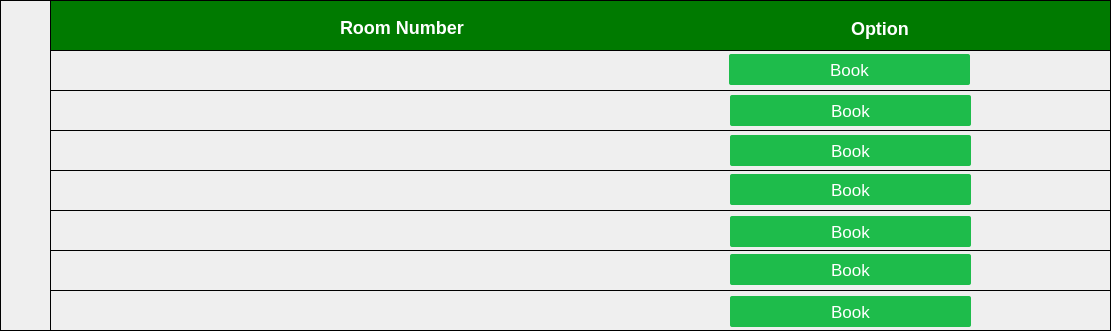
                 <widget class="QFrame" name="myFrame">
                  <property name="geometry">
                   <rect>
                    <x>140</x>
                    <y>420</y>
                    <width>1111</width>
                    <height>331</height>
                   </rect>
                  </property>
                  <property name="styleSheet">
                   <string notr="true">QFrame{
    border: 1px solid black;}


</string>
                  </property>
                  <property name="frameShape">
                   <enum>QFrame::StyledPanel</enum>
                  </property>
                  <property name="frameShadow">
                   <enum>QFrame::Raised</enum>
                  </property>
                  <widget class="QFrame" name="frame_24">
                   <property name="geometry">
                    <rect>
                     <x>50</x>
                     <y>0</y>
                     <width>1061</width>
                     <height>51</height>
                    </rect>
                   </property>
                   <property name="styleSheet">
                    <string notr="true">    background-color: rgb(0, 122, 0);
border:1px solid rgb(148, 297, 167);</string>
                   </property>
                   <property name="frameShape">
                    <enum>QFrame::StyledPanel</enum>
                   </property>
                   <property name="frameShadow">
                    <enum>QFrame::Raised</enum>
                   </property>
                   <widget class="QLabel" name="label_45">
                    <property name="geometry">
                     <rect>
                      <x>290</x>
                      <y>17</y>
                      <width>131</width>
                      <height>21</height>
                     </rect>
                    </property>
                    <property name="styleSheet">
                     <string notr="true">border:none;
color:white;
font-size:18px;
font-weight:bold;</string>
                    </property>
                    <property name="text">
                     <string>Room Number</string>
                    </property>
                   </widget>
                   <widget class="QLabel" name="label_46">
                    <property name="geometry">
                     <rect>
                      <x>801</x>
                      <y>18</y>
                      <width>131</width>
                      <height>21</height>
                     </rect>
                    </property>
                    <property name="styleSheet">
                     <string notr="true">border:none;
color:white;
font-size:18px;
font-weight:bold;</string>
                    </property>
                    <property name="text">
                     <string>Option</string>
                    </property>
                   </widget>
                  </widget>
                  <widget class="QFrame" name="frame_31">
                   <property name="geometry">
                    <rect>
                     <x>50</x>
                     <y>50</y>
                     <width>1061</width>
                     <height>41</height>
                    </rect>
                   </property>
                   <property name="frameShape">
                    <enum>QFrame::StyledPanel</enum>
                   </property>
                   <property name="frameShadow">
                    <enum>QFrame::Raised</enum>
                   </property>
                   <widget class="QLabel" name="book1">
                    <property name="geometry">
                     <rect>
                      <x>240</x>
                      <y>10</y>
                      <width>131</width>
                      <height>21</height>
                     </rect>
                    </property>
                    <property name="styleSheet">
                     <string notr="true">border:none;
color:black;
font-size:18px;
font-weight:bold;</string>
                    </property>
                    <property name="text">
                     <string/>
                    </property>
                   </widget>
                   <widget class="QPushButton" name="book1_pushbutton">
                    <property name="geometry">
                     <rect>
                      <x>679</x>
                      <y>4</y>
                      <width>241</width>
                      <height>31</height>
                     </rect>
                    </property>
                    <property name="styleSheet">
                     <string notr="true">
QPushButton {
background-color: rgb(30, 188, 75);
color:white;
border-radius:2px;
font-size:17px;
        }
QPushButton:hover {

background-color: rgba(30, 188, 75,0.8);
    border: 2px solid rgb(0, 122, 0);
    cursor: pointer;
}</string>
                    </property>
                    <property name="text">
                     <string>Book</string>
                    </property>
                   </widget>
                  </widget>
                  <widget class="QFrame" name="frame_32">
                   <property name="geometry">
                    <rect>
                     <x>50</x>
                     <y>90</y>
                     <width>1061</width>
                     <height>41</height>
                    </rect>
                   </property>
                   <property name="frameShape">
                    <enum>QFrame::StyledPanel</enum>
                   </property>
                   <property name="frameShadow">
                    <enum>QFrame::Raised</enum>
                   </property>
                   <widget class="QLabel" name="book2">
                    <property name="geometry">
                     <rect>
                      <x>240</x>
                      <y>10</y>
                      <width>131</width>
                      <height>21</height>
                     </rect>
                    </property>
                    <property name="styleSheet">
                     <string notr="true">border:none;
color:black;
font-size:18px;
font-weight:bold;</string>
                    </property>
                    <property name="text">
                     <string/>
                    </property>
                   </widget>
                   <widget class="QPushButton" name="book2_pushbutton">
                    <property name="geometry">
                     <rect>
                      <x>680</x>
                      <y>5</y>
                      <width>241</width>
                      <height>31</height>
                     </rect>
                    </property>
                    <property name="styleSheet">
                     <string notr="true">
QPushButton {
background-color: rgb(30, 188, 75);
color:white;
border-radius:2px;
font-size:17px;
        }

QPushButton:hover {


    border: 2px solid rgb(0, 122, 0);
    cursor: pointer;
}</string>
                    </property>
                    <property name="text">
                     <string>Book</string>
                    </property>
                   </widget>
                  </widget>
                  <widget class="QFrame" name="frame_33">
                   <property name="geometry">
                    <rect>
                     <x>50</x>
                     <y>130</y>
                     <width>1061</width>
                     <height>41</height>
                    </rect>
                   </property>
                   <property name="frameShape">
                    <enum>QFrame::StyledPanel</enum>
                   </property>
                   <property name="frameShadow">
                    <enum>QFrame::Raised</enum>
                   </property>
                   <widget class="QLabel" name="book3">
                    <property name="geometry">
                     <rect>
                      <x>240</x>
                      <y>10</y>
                      <width>131</width>
                      <height>21</height>
                     </rect>
                    </property>
                    <property name="styleSheet">
                     <string notr="true">border:none;
color:black;
font-size:18px;
font-weight:bold;</string>
                    </property>
                    <property name="text">
                     <string/>
                    </property>
                   </widget>
                   <widget class="QPushButton" name="book3_pushbutton">
                    <property name="geometry">
                     <rect>
                      <x>680</x>
                      <y>5</y>
                      <width>241</width>
                      <height>31</height>
                     </rect>
                    </property>
                    <property name="styleSheet">
                     <string notr="true">
QPushButton {
background-color: rgb(30, 188, 75);
color:white;
border-radius:2px;
font-size:17px;
        }QPushButton:hover {


    border: 2px solid rgb(0, 122, 0);
    cursor: pointer;
}</string>
                    </property>
                    <property name="text">
                     <string>Book</string>
                    </property>
                   </widget>
                  </widget>
                  <widget class="QFrame" name="frame_34">
                   <property name="geometry">
                    <rect>
                     <x>50</x>
                     <y>170</y>
                     <width>1061</width>
                     <height>41</height>
                    </rect>
                   </property>
                   <property name="frameShape">
                    <enum>QFrame::StyledPanel</enum>
                   </property>
                   <property name="frameShadow">
                    <enum>QFrame::Raised</enum>
                   </property>
                   <widget class="QLabel" name="book4">
                    <property name="geometry">
                     <rect>
                      <x>240</x>
                      <y>10</y>
                      <width>131</width>
                      <height>21</height>
                     </rect>
                    </property>
                    <property name="styleSheet">
                     <string notr="true">border:none;
color:black;
font-size:18px;
font-weight:bold;</string>
                    </property>
                    <property name="text">
                     <string/>
                    </property>
                   </widget>
                   <widget class="QPushButton" name="book4_pushbutton">
                    <property name="geometry">
                     <rect>
                      <x>680</x>
                      <y>4</y>
                      <width>241</width>
                      <height>31</height>
                     </rect>
                    </property>
                    <property name="styleSheet">
                     <string notr="true">
QPushButton {
background-color: rgb(30, 188, 75);
color:white;
border-radius:2px;
font-size:17px;
        }

QPushButton:hover {


    border: 2px solid rgb(0, 122, 0);
    cursor: pointer;
}</string>
                    </property>
                    <property name="text">
                     <string>Book</string>
                    </property>
                   </widget>
                  </widget>
                  <widget class="QFrame" name="frame_35">
                   <property name="geometry">
                    <rect>
                     <x>50</x>
                     <y>210</y>
                     <width>1061</width>
                     <height>41</height>
                    </rect>
                   </property>
                   <property name="frameShape">
                    <enum>QFrame::StyledPanel</enum>
                   </property>
                   <property name="frameShadow">
                    <enum>QFrame::Raised</enum>
                   </property>
                   <widget class="QLabel" name="book5">
                    <property name="geometry">
                     <rect>
                      <x>240</x>
                      <y>10</y>
                      <width>131</width>
                      <height>21</height>
                     </rect>
                    </property>
                    <property name="styleSheet">
                     <string notr="true">border:none;
color:black;
font-size:18px;
font-weight:bold;</string>
                    </property>
                    <property name="text">
                     <string/>
                    </property>
                   </widget>
                   <widget class="QPushButton" name="book5_pushbutton">
                    <property name="geometry">
                     <rect>
                      <x>680</x>
                      <y>6</y>
                      <width>241</width>
                      <height>31</height>
                     </rect>
                    </property>
                    <property name="styleSheet">
                     <string notr="true">
QPushButton {
background-color: rgb(30, 188, 75);
color:white;
border-radius:2px;
font-size:17px;
        }
QPushButton:hover {


    border: 2px solid rgb(0, 122, 0);
    cursor: pointer;
}</string>
                    </property>
                    <property name="text">
                     <string>Book</string>
                    </property>
                   </widget>
                  </widget>
                  <widget class="QFrame" name="frame_36">
                   <property name="geometry">
                    <rect>
                     <x>50</x>
                     <y>250</y>
                     <width>1061</width>
                     <height>41</height>
                    </rect>
                   </property>
                   <property name="frameShape">
                    <enum>QFrame::StyledPanel</enum>
                   </property>
                   <property name="frameShadow">
                    <enum>QFrame::Raised</enum>
                   </property>
                   <widget class="QLabel" name="book6">
                    <property name="geometry">
                     <rect>
                      <x>240</x>
                      <y>10</y>
                      <width>131</width>
                      <height>21</height>
                     </rect>
                    </property>
                    <property name="styleSheet">
                     <string notr="true">border:none;
color:black;
font-size:18px;
font-weight:bold;</string>
                    </property>
                    <property name="text">
                     <string/>
                    </property>
                   </widget>
                   <widget class="QPushButton" name="book6_pushbutton">
                    <property name="geometry">
                     <rect>
                      <x>680</x>
                      <y>4</y>
                      <width>241</width>
                      <height>31</height>
                     </rect>
                    </property>
                    <property name="styleSheet">
                     <string notr="true">
QPushButton {
background-color: rgb(30, 188, 75);
color:white;
border-radius:2px;
font-size:17px;
        }
QPushButton:hover {


    border: 2px solid rgb(0, 122, 0);
    cursor: pointer;
}</string>
                    </property>
                    <property name="text">
                     <string>Book</string>
                    </property>
                   </widget>
                  </widget>
                  <widget class="QFrame" name="frame_37">
                   <property name="geometry">
                    <rect>
                     <x>50</x>
                     <y>290</y>
                     <width>1061</width>
                     <height>41</height>
                    </rect>
                   </property>
                   <property name="frameShape">
                    <enum>QFrame::StyledPanel</enum>
                   </property>
                   <property name="frameShadow">
                    <enum>QFrame::Raised</enum>
                   </property>
                   <widget class="QLabel" name="book7">
                    <property name="geometry">
                     <rect>
                      <x>240</x>
                      <y>10</y>
                      <width>131</width>
                      <height>21</height>
                     </rect>
                    </property>
                    <property name="styleSheet">
                     <string notr="true">border:none;
color:black;
font-size:18px;
font-weight:bold;</string>
                    </property>
                    <property name="text">
                     <string/>
                    </property>
                   </widget>
                   <widget class="QPushButton" name="book7_pushbutton">
                    <property name="geometry">
                     <rect>
                      <x>680</x>
                      <y>6</y>
                      <width>241</width>
                      <height>31</height>
                     </rect>
                    </property>
                    <property name="styleSheet">
                     <string notr="true">
QPushButton {
background-color: rgb(30, 188, 75);
color:white;
border-radius:2px;
font-size:17px;
        }
QPushButton:hover {


    border: 2px solid rgb(0, 122, 0);
    cursor: pointer;
}</string>
                    </property>
                    <property name="text">
                     <string>Book</string>
                    </property>
                   </widget>
                  </widget>
                  <widget class="QLabel" name="book8">
                   <property name="geometry">
                    <rect>
                     <x>290</x>
                     <y>340</y>
                     <width>131</width>
                     <height>21</height>
                    </rect>
                   </property>
                   <property name="styleSheet">
                    <string notr="true">border:none;
color:black;
font-size:18px;
font-weight:bold;</string>
                   </property>
                   <property name="text">
                    <string>Room Number</string>
                   </property>
                  </widget>
                  <widget class="QPushButton" name="pushButton_9">
                   <property name="geometry">
                    <rect>
                     <x>730</x>
                     <y>340</y>
                     <width>241</width>
                     <height>31</height>
                    </rect>
                   </property>
                   <property name="styleSheet">
                    <string notr="true">
QPushButton {
background-color: rgb(30, 188, 75);
color:white;
border-radius:2px;
font-size:17px;
        }</string>
                   </property>
                   <property name="text">
                    <string>Book</string>
                   </property>
                  </widget>
                 </widget>
